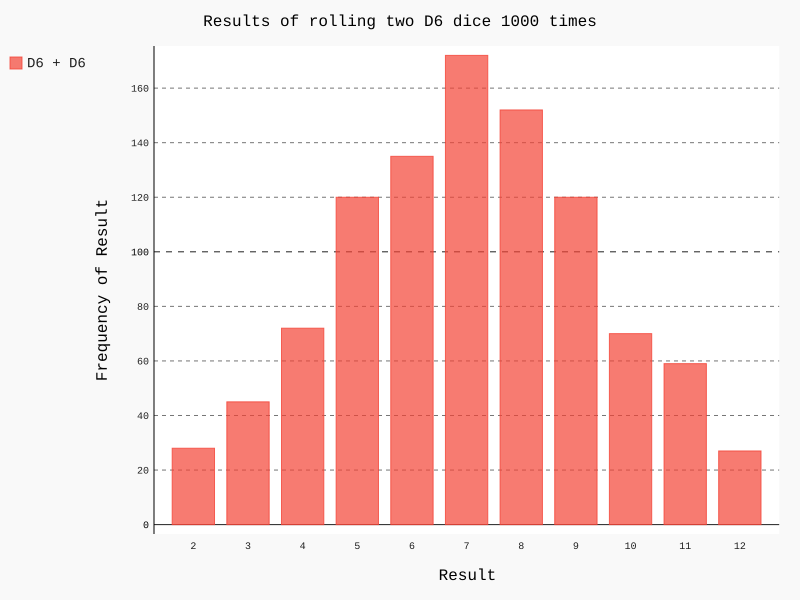

The Python source for this figure:
import pygal
from die import Die

#创建两个D6的骰子
die_1 = Die()
die_2 = Die()

#掷骰子多次，并将结果存储到一个列表中
results = []
for roll_num in range(1000):
    result = die_1.roll() + die_2.roll()
    results.append(result)

#分析结果
frequencies = []
max_result = die_1.num_sides + die_2.num_sides
for value in range(2, max_result+1):
    frequency = results.count(value)
    frequencies.append(frequency)

#对结果进行数据可视化
hist = pygal.Bar()
hist.title = "Results of rolling two D6 dice 1000 times"
hist.x_labels = [ '2', '3', '4', '5', '6', '7', '8', '9', '10', '11', '12']
hist.x_title = "Result"
hist.y_title = "Frequency of Result"

hist.add('D6 + D6', frequencies)
hist.render_to_file('dice_visual.svg')
